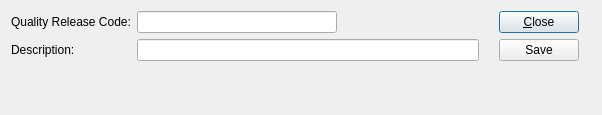
<?xml version="1.0" encoding="UTF-8"?>
<ui version="4.0">
 <comment>This file is part of the Quality Package for xTuple ERP, and is
 Copyright (c) 1999-2017 by OpenMFG LLC, d/b/a xTuple.
 It is licensed to you under the xTuple End-User License Agreement
 (&quot;the EULA&quot;), the full text of which is available at www.xtuple.com/EULA
 While the EULA gives you access to source code and encourages your
 involvement in the development process, this Package is not free software.
 By using this software, you agree to be bound by the terms of the EULA.</comment>
 <class>qreleasecode</class>
 <widget class="QDialog" name="qreleasecode">
  <property name="geometry">
   <rect>
    <x>0</x>
    <y>0</y>
    <width>602</width>
    <height>115</height>
   </rect>
  </property>
  <property name="windowTitle">
   <string>Quality Release Code</string>
  </property>
  <layout class="QGridLayout" name="gridLayout">
   <item row="0" column="0">
    <layout class="QHBoxLayout" name="horizontalLayout">
     <item>
      <layout class="QGridLayout" name="gridLayout_2">
       <item row="1" column="1">
        <layout class="QHBoxLayout" name="horizontalLayout_2">
         <item>
          <widget class="XLineEdit" name="_name">
           <property name="minimumSize">
            <size>
             <width>200</width>
             <height>0</height>
            </size>
           </property>
          </widget>
         </item>
         <item>
          <spacer name="horizontalSpacer">
           <property name="orientation">
            <enum>Qt::Horizontal</enum>
           </property>
           <property name="sizeHint" stdset="0">
            <size>
             <width>40</width>
             <height>20</height>
            </size>
           </property>
          </spacer>
         </item>
        </layout>
       </item>
       <item row="2" column="1">
        <widget class="QLineEdit" name="_desc">
         <property name="minimumSize">
          <size>
           <width>200</width>
           <height>0</height>
          </size>
         </property>
        </widget>
       </item>
       <item row="2" column="0">
        <widget class="QLabel" name="_descripLit">
         <property name="text">
          <string>Description:</string>
         </property>
        </widget>
       </item>
       <item row="1" column="0">
        <widget class="QLabel" name="_nameLit">
         <property name="text">
          <string>Quality Release Code:</string>
         </property>
         <property name="buddy">
          <cstring>_name</cstring>
         </property>
        </widget>
       </item>
      </layout>
     </item>
     <item>
      <layout class="QVBoxLayout" name="verticalLayout">
       <property name="leftMargin">
        <number>14</number>
       </property>
       <property name="rightMargin">
        <number>12</number>
       </property>
       <item>
        <widget class="QPushButton" name="_close">
         <property name="text">
          <string>&amp;Close</string>
         </property>
        </widget>
       </item>
       <item>
        <widget class="QPushButton" name="_save">
         <property name="text">
          <string>Save</string>
         </property>
        </widget>
       </item>
       <item>
        <spacer name="verticalSpacer">
         <property name="orientation">
          <enum>Qt::Vertical</enum>
         </property>
         <property name="sizeType">
          <enum>QSizePolicy::Preferred</enum>
         </property>
         <property name="sizeHint" stdset="0">
          <size>
           <width>20</width>
           <height>0</height>
          </size>
         </property>
        </spacer>
       </item>
      </layout>
     </item>
    </layout>
   </item>
   <item row="2" column="0">
    <spacer name="verticalSpacer_2">
     <property name="orientation">
      <enum>Qt::Vertical</enum>
     </property>
     <property name="sizeHint" stdset="0">
      <size>
       <width>20</width>
       <height>40</height>
      </size>
     </property>
    </spacer>
   </item>
  </layout>
 </widget>
 <customwidgets>
  <customwidget>
   <class>XLineEdit</class>
   <extends>QLineEdit</extends>
   <header>xlineedit.h</header>
  </customwidget>
 </customwidgets>
 <tabstops>
  <tabstop>_name</tabstop>
  <tabstop>_desc</tabstop>
  <tabstop>_save</tabstop>
  <tabstop>_close</tabstop>
 </tabstops>
 <resources/>
 <connections>
  <connection>
   <sender>_close</sender>
   <signal>clicked()</signal>
   <receiver>qreleasecode</receiver>
   <slot>close()</slot>
   <hints>
    <hint type="sourcelabel">
     <x>335</x>
     <y>31</y>
    </hint>
    <hint type="destinationlabel">
     <x>246</x>
     <y>7</y>
    </hint>
   </hints>
  </connection>
 </connections>
</ui>
